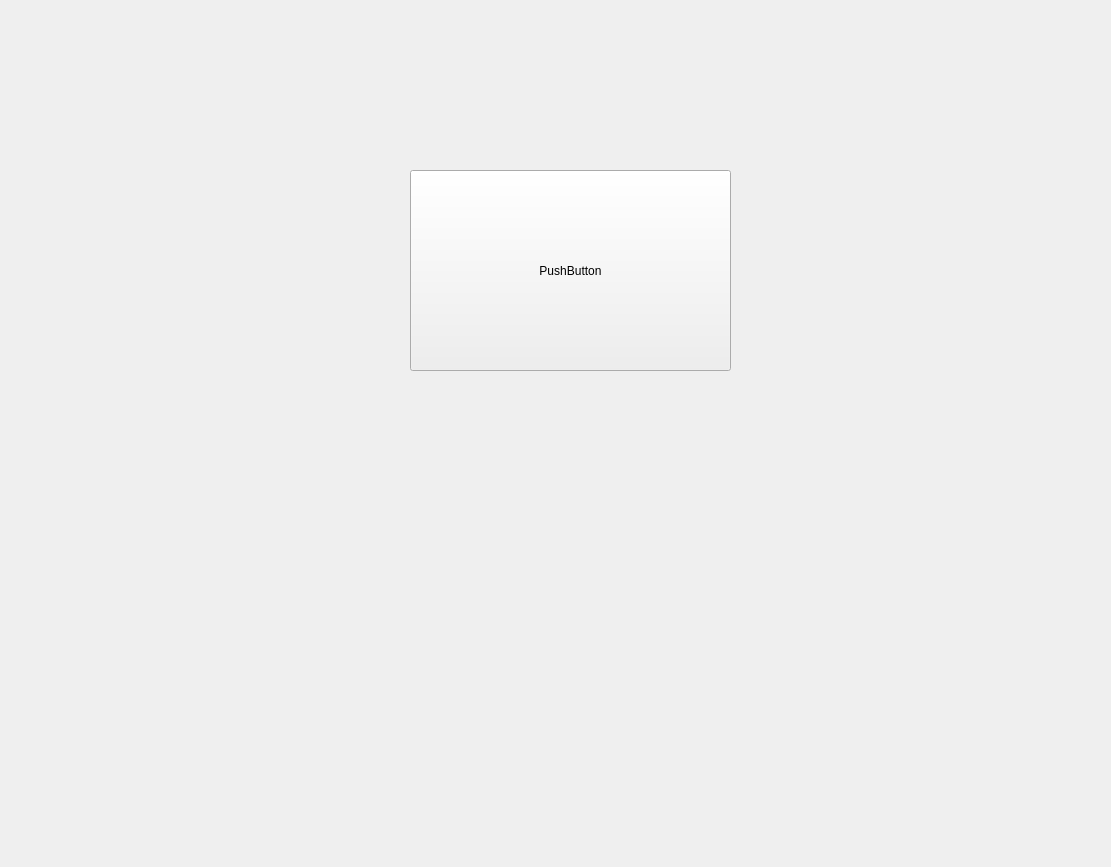
<?xml version="1.0" encoding="UTF-8"?>
<ui version="4.0">
 <class>Form</class>
 <widget class="QWidget" name="Form">
  <property name="geometry">
   <rect>
    <x>0</x>
    <y>0</y>
    <width>1111</width>
    <height>867</height>
   </rect>
  </property>
  <property name="windowTitle">
   <string>Form</string>
  </property>
  <widget class="Btn" name="pushButton">
   <property name="geometry">
    <rect>
     <x>410</x>
     <y>170</y>
     <width>321</width>
     <height>201</height>
    </rect>
   </property>
   <property name="text">
    <string>PushButton</string>
   </property>
  </widget>
 </widget>
 <customwidgets>
  <customwidget>
   <class>Btn</class>
   <extends>QPushButton</extends>
   <header>custom_widget</header>
  </customwidget>
 </customwidgets>
 <resources>
  <include location="C:/Users/LH107/Desktop/test2_resource.qrc"/>
  <include location="C:/Users/LH107/Desktop/test3_resource.qrc"/>
 </resources>
 <connections>
  <connection>
   <sender>pushButton</sender>
   <signal>clicked()</signal>
   <receiver>Form</receiver>
   <slot>btn_click()</slot>
   <hints>
    <hint type="sourcelabel">
     <x>619</x>
     <y>247</y>
    </hint>
    <hint type="destinationlabel">
     <x>823</x>
     <y>265</y>
    </hint>
   </hints>
  </connection>
 </connections>
 <slots>
  <slot>btn_click()</slot>
 </slots>
</ui>
